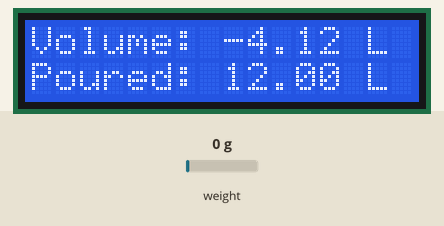
Simulated run of this program. Board: Arduino Nano, built with avr-gcc and run on an emulated ATmega328P. On the bench: 16×2 character LCD. The inputs (shaded band) are chosen by the test bench; at power-on: weight on the scale 0 g.

Above: at 1.6 s.
1.7 s: weight on the scale set to 100 g
At 2.9 s:
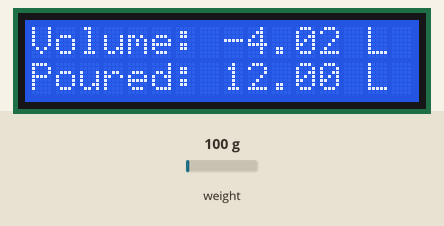
3.7 s: weight on the scale set to 1250 g
At 5.6 s:
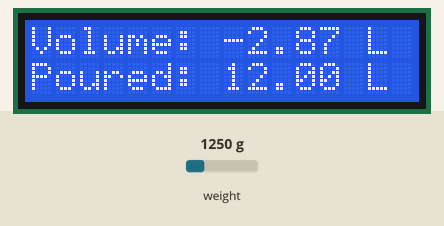
5.9 s: weight on the scale set to 2500 g
At 7.5 s:
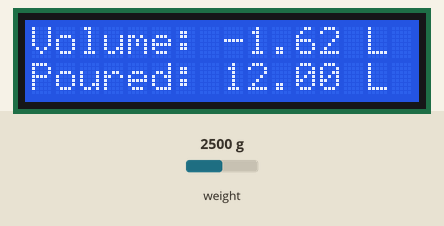
Timing chart, 0 to 9.0 s (numbered marks = the images above; inputs shaded):
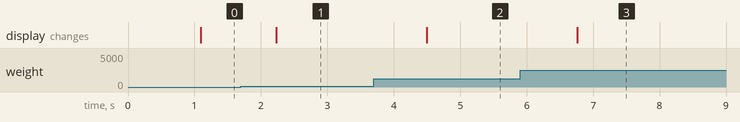

Measured:
- after the input at 1.7 s, the display: changes after 0.53 s (image 1)
- after the input at 3.7 s, the display: changes after 0.80 s (image 2)
- after the input at 5.9 s, the display: changes after 0.86 s (image 3)

The program:

main.cpp
```cpp
#include "HX711.h"
#include <LiquidCrystal_I2C.h>

LiquidCrystal_I2C lcd(0x27,16,2);
HX711 scale;

#define calibration_factor -25300.0
#define zero_factor -31452.0
#define keg_weight 4117.0 // grams

#define LOADCELL_DOUT_PIN  3
#define LOADCELL_SCK_PIN  2

float weight;
float poured_volume;

void setup() {
  scale.begin(LOADCELL_DOUT_PIN, LOADCELL_SCK_PIN);
  scale.set_scale(calibration_factor);
  scale.set_offset(zero_factor);

  lcd.init();
  lcd.backlight();
}

void loop() {
  poured_volume = 12.0;

  weight = scale.get_units(10);
  weight = weight*1000;
  if (weight < 5) {
    weight = 0;
  }

  lcd.clear();
  lcd.setCursor(0,0);
  lcd.print("Volume:");
  lcd.setCursor(8, 0);
  lcd.print((weight-keg_weight)/1000,2);
  lcd.print(" L");
  lcd.setCursor(0,1);
  lcd.print("Poured:");
  lcd.setCursor(8, 1);
  lcd.print(poured_volume,2);
  lcd.print(" L");
  delay(100);
}
```
